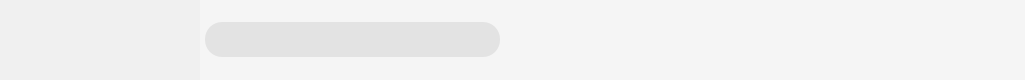
       <widget class="QWidget" name="head" native="true">
        <property name="minimumSize">
         <size>
          <width>0</width>
          <height>80</height>
         </size>
        </property>
        <property name="maximumSize">
         <size>
          <width>16777215</width>
          <height>80</height>
         </size>
        </property>
        <property name="styleSheet">
         <string notr="true"/>
        </property>
        <layout class="QHBoxLayout" name="horizontalLayout">
         <property name="spacing">
          <number>0</number>
         </property>
         <property name="leftMargin">
          <number>0</number>
         </property>
         <property name="topMargin">
          <number>0</number>
         </property>
         <property name="rightMargin">
          <number>0</number>
         </property>
         <property name="bottomMargin">
          <number>0</number>
         </property>
         <item>
          <widget class="QWidget" name="headLeft" native="true">
           <property name="minimumSize">
            <size>
             <width>200</width>
             <height>0</height>
            </size>
           </property>
           <property name="maximumSize">
            <size>
             <width>200</width>
             <height>16777215</height>
            </size>
           </property>
           <property name="styleSheet">
            <string notr="true">#headLeft
{
    background-color: #F0F0F0; /* 设置背景颜色为浅灰色 */
}</string>
           </property>
           <layout class="QHBoxLayout" name="horizontalLayout_3">
            <property name="spacing">
             <number>0</number>
            </property>
            <property name="leftMargin">
             <number>0</number>
            </property>
            <property name="topMargin">
             <number>0</number>
            </property>
            <property name="rightMargin">
             <number>0</number>
            </property>
            <property name="bottomMargin">
             <number>0</number>
            </property>
            <item>
             <widget class="QLabel" name="logo">
              <property name="styleSheet">
               <string notr="true">#logo{
	border-radius:0px;
	background-image:url(:/images/Logo.png);
	background-repeat:no-repeat;
	border:none;
	background-position:center 	center;
}</string>
              </property>
              <property name="text">
               <string/>
              </property>
             </widget>
            </item>
           </layout>
          </widget>
         </item>
         <item>
          <widget class="QWidget" name="headRight" native="true">
           <property name="styleSheet">
            <string notr="true">
#headRight
{
	background-color:#f5f5f5;/*亮灰色*/
}</string>
           </property>
           <layout class="QHBoxLayout" name="horizontalLayout_4">
            <property name="spacing">
             <number>0</number>
            </property>
            <property name="leftMargin">
             <number>0</number>
            </property>
            <property name="topMargin">
             <number>0</number>
            </property>
            <property name="rightMargin">
             <number>0</number>
            </property>
            <property name="bottomMargin">
             <number>0</number>
            </property>
            <item>
             <widget class="QWidget" name="searchBox" native="true">
              <property name="minimumSize">
               <size>
                <width>300</width>
                <height>0</height>
               </size>
              </property>
              <property name="maximumSize">
               <size>
                <width>300</width>
                <height>16777215</height>
               </size>
              </property>
              <property name="styleSheet">
               <string notr="true">background-color: #F5F5F5;</string>
              </property>
              <layout class="QVBoxLayout" name="verticalLayout">
               <property name="leftMargin">
                <number>5</number>
               </property>
               <property name="topMargin">
                <number>0</number>
               </property>
               <property name="rightMargin">
                <number>0</number>
               </property>
               <property name="bottomMargin">
                <number>0</number>
               </property>
               <item>
                <widget class="QLineEdit" name="lineEdit">
                 <property name="minimumSize">
                  <size>
                   <width>0</width>
                   <height>35</height>
                  </size>
                 </property>
                 <property name="maximumSize">
                  <size>
                   <width>16777215</width>
                   <height>16777215</height>
                  </size>
                 </property>
                 <property name="styleSheet">
                  <string notr="true">#lineEdit
{
   background-color:#E3E3E3;
	border-radius:17px;
	padding-left:17px;
	border: none;

}

</string>
                 </property>
                </widget>
               </item>
              </layout>
             </widget>
            </item>
            <item>
             <widget class="QWidget" name="settingBox" native="true">
              <property name="styleSheet">
               <string notr="true">QPushButton{
	border:none;
	border-radius:0px;
	background-repeat:no-repeat;
	background-position:center center;
}
QPushButton:hover
{
 background-color: rgba(230,0,0,0.5); /*设置背景颜
⾊为半透明的红⾊*/
}</string>
              </property>
              <layout class="QHBoxLayout" name="horizontalLayout_5">
               <property name="spacing">
                <number>0</number>
               </property>
               <property name="leftMargin">
                <number>0</number>
               </property>
               <property name="topMargin">
                <number>0</number>
               </property>
               <property name="rightMargin">
                <number>0</number>
               </property>
               <property name="bottomMargin">
                <number>0</number>
               </property>
               <item>
                <spacer name="horizontalSpacer">
                 <property name="orientation">
                  <enum>Qt::Horizontal</enum>
                 </property>
                 <property name="sizeHint" stdset="0">
                  <size>
                   <width>405</width>
                   <height>18</height>
                  </size>
                 </property>
                </spacer>
               </item>
               <item>
                <widget class="QPushButton" name="skin">
                 <property name="sizePolicy">
                  <sizepolicy hsizetype="Fixed" vsizetype="Fixed">
                   <horstretch>0</horstretch>
                   <verstretch>0</verstretch>
                  </sizepolicy>
                 </property>
                 <property name="minimumSize">
                  <size>
                   <width>30</width>
                   <height>30</height>
                  </size>
                 </property>
                 <property name="maximumSize">
                  <size>
                   <width>30</width>
                   <height>30</height>
                  </size>
                 </property>
                 <property name="styleSheet">
                  <string notr="true">#skin{
	background-image:url(:/images/skin.png);
	
	
}</string>
                 </property>
                 <property name="text">
                  <string/>
                 </property>
                </widget>
               </item>
               <item>
                <widget class="QPushButton" name="max">
                 <property name="sizePolicy">
                  <sizepolicy hsizetype="Fixed" vsizetype="Fixed">
                   <horstretch>0</horstretch>
                   <verstretch>0</verstretch>
                  </sizepolicy>
                 </property>
                 <property name="minimumSize">
                  <size>
                   <width>30</width>
                   <height>30</height>
                  </size>
                 </property>
                 <property name="maximumSize">
                  <size>
                   <width>30</width>
                   <height>30</height>
                  </size>
                 </property>
                 <property name="styleSheet">
                  <string notr="true">#max{
	
	background-image:url(:/images/max.png);

	
	
}
</string>
                 </property>
                 <property name="text">
                  <string/>
                 </property>
                </widget>
               </item>
               <item>
                <widget class="QPushButton" name="min">
                 <property name="sizePolicy">
                  <sizepolicy hsizetype="Fixed" vsizetype="Fixed">
                   <horstretch>0</horstretch>
                   <verstretch>0</verstretch>
                  </sizepolicy>
                 </property>
                 <property name="minimumSize">
                  <size>
                   <width>30</width>
                   <height>30</height>
                  </size>
                 </property>
                 <property name="maximumSize">
                  <size>
                   <width>30</width>
                   <height>30</height>
                  </size>
                 </property>
                 <property name="styleSheet">
                  <string notr="true">#min{
  
    background-image: url(:/images/min.png);
  

}</string>
                 </property>
                 <property name="text">
                  <string/>
                 </property>
                </widget>
               </item>
               <item>
                <widget class="QPushButton" name="quit">
                 <property name="sizePolicy">
                  <sizepolicy hsizetype="Fixed" vsizetype="Fixed">
                   <horstretch>0</horstretch>
                   <verstretch>0</verstretch>
                  </sizepolicy>
                 </property>
                 <property name="minimumSize">
                  <size>
                   <width>30</width>
                   <height>30</height>
                  </size>
                 </property>
                 <property name="maximumSize">
                  <size>
                   <width>30</width>
                   <height>30</height>
                  </size>
                 </property>
                 <property name="styleSheet">
                  <string notr="true">#quit{

	background-image:url(:/images/quit.png);
}</string>
                 </property>
                 <property name="text">
                  <string/>
                 </property>
                </widget>
               </item>
              </layout>
             </widget>
            </item>
           </layout>
          </widget>
         </item>
        </layout>
       </widget>
